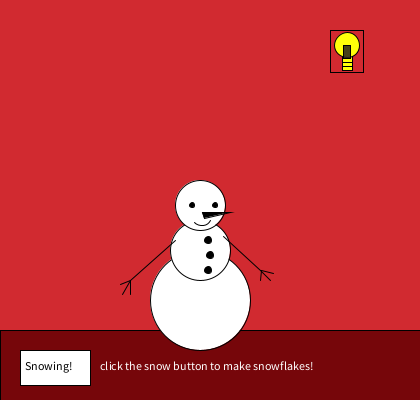
Frame 1 (no input)
Frame 60 (the mouse pressed at the canvas centre just before this capture): identical to frame 1, image omitted
Frame 120 (the mouse held since frame 60 and released just before this capture): identical to frame 1, image omitted

The Processing sketch that drew this single still picture (run headless with seeded random() and noise(); from frame 60 on, the mouse is pressed at the canvas centre):

// Processing sketch: processing_40057
// ── processing_40057.pde

/* SnowMan version 6-1 variables, 2 buttons active, array of snowflakes, functions.d
problems with colours

*/

//declare numbers for the array
int MAX_SNOWFLAKES = 100000;
int num_snowflakes = 0;

//make an array for snowflakes that include their x, y and diam - size and position

int [] snowflakeX = new int[MAX_SNOWFLAKES];
int [] snowflakeY = new int[MAX_SNOWFLAKES];
int [] snowflakeDiam = new int[MAX_SNOWFLAKES];

//class for colours of snowflakes?

boolean buttonColor=false;
boolean buttonBg=false;

float r;
float g;
float b;
float a;

float diam;
float x;
float y;

int buttonX= 20;
int buttonY= 350;
int buttonW= 70;
int buttonH= 35;
int bellyX=200;
int bellyY=300;
int fingerY=270;
int fingerX=260;
int eyeW=5;
int lightX=342;
int lightY=66;



void setup () {
  size(420, 400);
background(209, 42, 48);
smooth();
frameRate(60);

}


void draw() {


 
  // Each time new random numbers are creating the snowflakes
  r = random(255);
  g = random(255);
  b = random(255);
  a = random(255);
  diam = random(20);
  x = random(width);
  y = random(height);

  
  // these random values are creating the colour and size of snowflakes
  
if (buttonColor) {
  stroke(0);
  fill(r, g, b, a);
  ellipse(x,y,diam,diam);
  
    
  //for making a new snowflake
x = int (random(width));
y = int (random(height));
diam = int (random(20));


snowflakeX[num_snowflakes] = int(x);
snowflakeY[num_snowflakes] = int (y);
snowflakeDiam[num_snowflakes] = int (diam);

num_snowflakes++;

  
  } else {
  background(209, 42, 48);
}
if(buttonBg) {
  background(0);
 }else {
 background (209, 42, 48);
}
 /*if(buttonColor) {
 stroke(0);
 fill(r, g, b, a);
 ellipse(x, y, diam+10, diam+10);
  } else {
   background(209, 42, 48);
  }
 */
 
 //in draw, for drawing all snowflakes
for (int i = 0; i < num_snowflakes; i++)
{
  noStroke();
  fill(255);
  ellipse(snowflakeX[i],snowflakeY[i],snowflakeDiam[i],snowflakeDiam[i]);
}
  //background (209, 42, 48);
 
  
//ground
stroke( 0);
fill(118, 6, 10);
rect(0, bellyY+30, bellyY+120, lightY+14);
fill(255);

text("click the snow button to make snowflakes!",100, 370);

 drawSnowMan();

//button that activates the color snowflakes
  fill (255);
  rect (buttonX, buttonY, buttonW, buttonH);
  fill (0);
  text("Snowing!", 25, 370);
//button that activates the colorful snowflakes
 //fill (255, 0, 0, 80);
 // rect (buttonX+300, buttonY, buttonW, buttonH);

  //lightbulb
  fill (254, 255, 10);
   rect( lightX, eyeW*10, eyeW*2, eyeW*4);
  ellipse(lightX+5, eyeW*9, eyeW*5, eyeW*5);
  fill(41, 36, 29, 220);
  rect( lightX+1, eyeW*9, eyeW+2, eyeW*2+3);
    line(lightX, lightY-4, lightX+10, lightY-4);
  line(lightX, lightY, lightX+10, lightY);
 

//rectangle to cover light bulb 
stroke(0);
noFill();
rect( lightX-12, lightY-36, lightY/2, lightY-24);

}
void drawSnowMan() {
  
    //lower belly
    stroke(0);
    fill(255);
    ellipseMode(CENTER);
    ellipse(bellyX,bellyY,bellyX/2,bellyX/2);
    
    //middle belly
    ellipseMode(CENTER);
    ellipse(bellyX, bellyY-50, bellyY/5, bellyY/5);
    
    //face 
    ellipseMode(CENTER);
    ellipse(bellyX, bellyX+5, bellyX/4, bellyX/4);
    
    //smile
    noFill();
    arc(bellyX+2, bellyX+16, eyeW*4, eyeW*4, 0.5, PI/1.3);
    
    //left eye
    ellipseMode(CENTER);
    fill(0);
    ellipse(bellyX-8, bellyX+5, eyeW, eyeW);
    
    //right eye
    ellipseMode(CENTER);
    ellipse(bellyX+15, bellyX+5, eyeW, eyeW);
    
    //nose
    triangle(bellyX+2, bellyX+12, bellyX+4, bellyX+18, bellyX+30, bellyX+12);
    
    //left hand points down
    line( fingerX/2, fingerY+10, fingerX/2+45, fingerX-20);
    
    //left fingers
    line( fingerX/2, fingerY+10, fingerX/2-10, fingerY+14);
    line( fingerX/2, fingerY+10, fingerX/2-8, fingerY+24);
    line( fingerX/2, fingerY+10, fingerX/2, fingerY+24);
    
    //right hand points down
    line( fingerX-37, fingerX-24, fingerX, fingerY);
    
    //right fingers
    line (fingerX+1, fingerY, fingerX, fingerY+10);
    line (fingerX, fingerY, fingerY, fingerY+10);
    line (fingerX+1, fingerY, fingerY+3, fingerY+3);
    
    
    
    //left hand up
    //line( 180, 245, 130, 200);
    
    //belly dot high
    fill(0);
    ellipseMode(CENTER);
    ellipse(bellyX+8, bellyX+40, eyeW+2, eyeW+2);
    
    //belly dot middle
    fill(0);
    ellipseMode(CENTER);
    ellipse(bellyX+10, bellyX+55, eyeW+2, eyeW+2);
    
    //belly dot low
    fill(0);
    ellipseMode(CENTER);
    ellipse(bellyX+8, bellyY-30, eyeW+2, eyeW+2);
    
}



void mousePressed() {

  //when button is pressed snowflakes appear
  if (mouseX> buttonX && mouseX< buttonX+buttonW && mouseY> buttonY && mouseY< buttonY+buttonH) {
  buttonColor= !buttonColor; 
  }
  //when lightbulb is pressed, background change color
if (mouseX>330 && mouseX< 366 && mouseY>30 && mouseY<72) {
 buttonBg=!buttonBg;
}

}


void keyPressed() {
 //when a key is pressed the snowflakes disspear, background returns
background(209, 42, 48);
}
